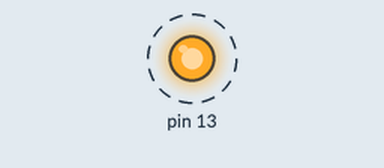
Recording of a sketch running on a simulated Arduino Uno, built with avr-gcc and run on an emulated ATmega328P. Parts: output pins drawn as LEDs (lit = HIGH). Dashed ring = blinking.

Above: at 0.2 s.
Timing chart, 0 to 3.0 s (numbered marks = the images above):
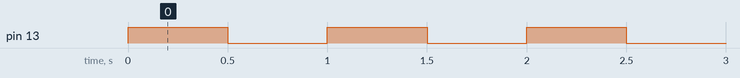

The sketch:

sketch_oct4b_led_tres_piscam_juntos.ino
```cpp
void setup() {
  // put your setup code here, to run once:
pinMode (13, OUTPUT);
//pin = pino
// mode = modo
//13 eh a porta que vamos conectar o led e
//output eh dizendo que vai sair
}

void loop() {
  // put your main code here, to run repeatedly:

//led vermelho
digitalWrite(13, 1);
digitalWrite(12, 1);
digitalWrite(11, 1);
delay(500);
digitalWrite(13, 0);
digitalWrite(12, 0);
digitalWrite(11, 0);
delay(500);


}
```

Measured:
- by itself, pin 13: alternates HIGH for 0.50 s and LOW for 0.50 s
